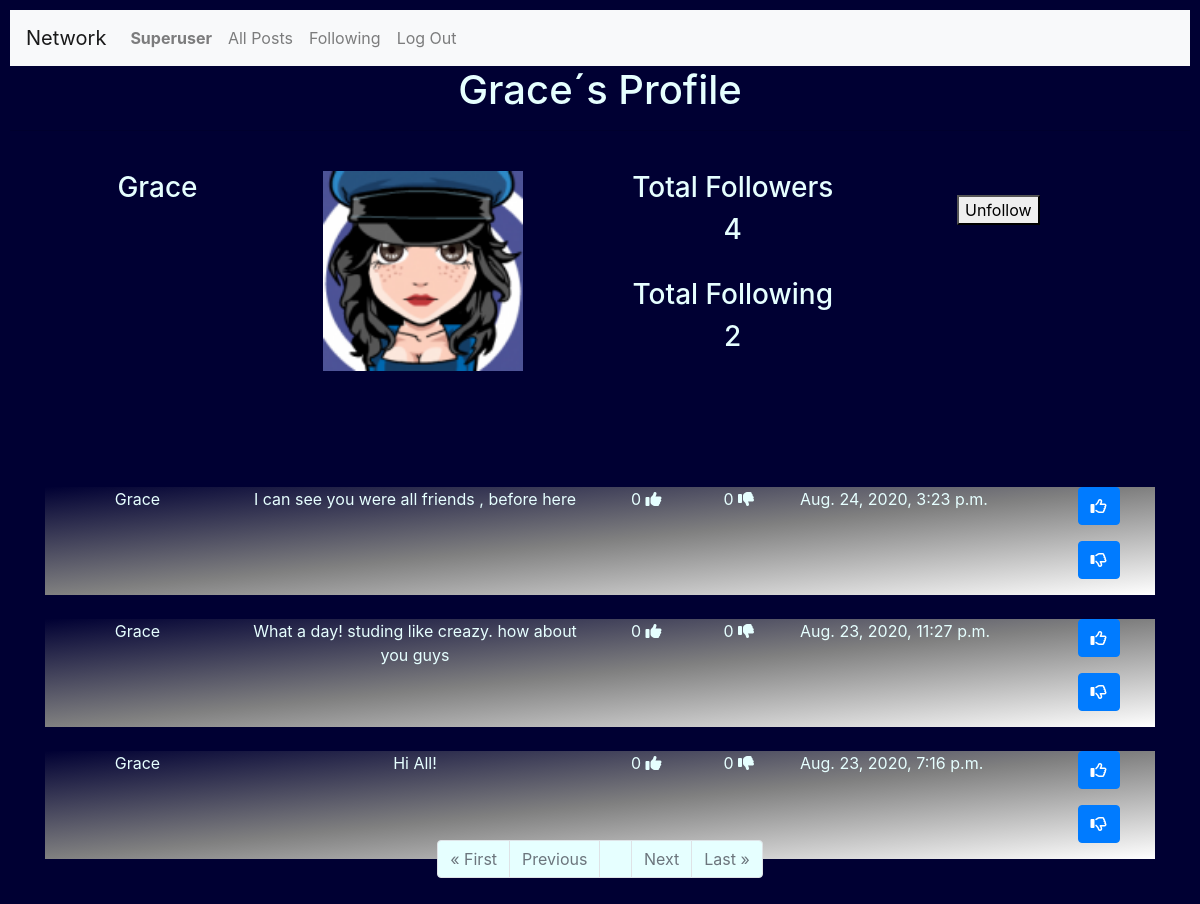
The app's page /profile/Grace (signed in), older data.
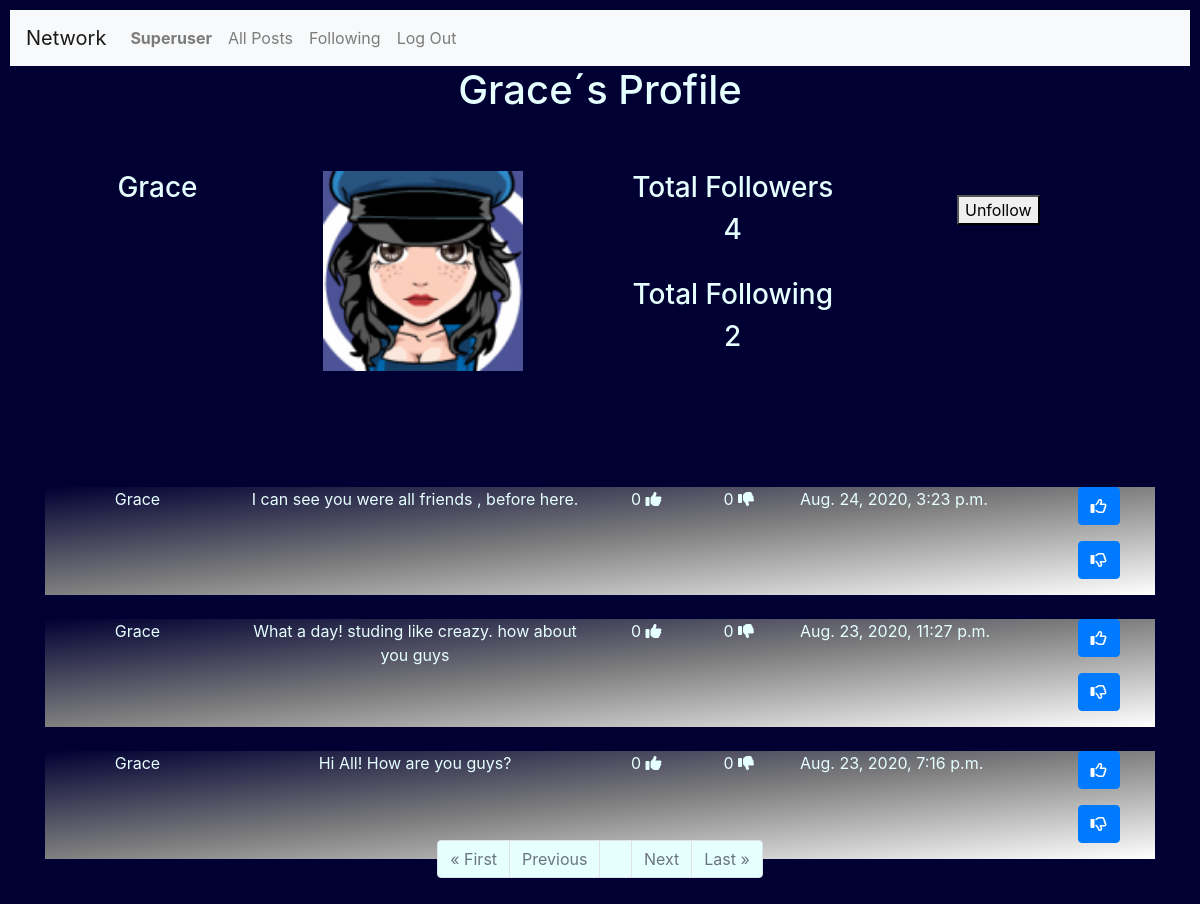
The same page, newer data.
### network/models.py (models this page shows, shortened)
class Posts(models.Model):
    User = models.ForeignKey('User', on_delete = models.CASCADE)
    Post = models.TextField(max_length=255)
    Date = models.DateTimeField(auto_now_add=True)
    Likes = models.IntegerField(blank=True, null=True)
    Unlikes = models.IntegerField(blank=True, null=True)

class User(AbstractUser):
    pass

### network/views.py (the view)
# urls.py: path("profile/<str:username>",views.profile, name="profile"),
@login_required
@csrf_exempt
def profile(request,username):
    if request.user.is_authenticated:
        profile= []
        UserPosts = []
        TFollowers = 0
        TFollowing = 0
        searchuser = username
        userid = User.objects.filter(username=searchuser).values('id')
        print("inside profile")
        for u in userid:
            User_id = int(u['id'])
        print(userid, User_id )
        profile = Profile.objects.filter(User=User_id )
        UserPosts = Posts.objects.filter(User=User_id).order_by('-Date')
        for FS in profile:
            TFollowers = FS.Follower.all().count() #total followers
            UFollowers = FS.Follower.all() #followers names
        for FG in profile:
            TFollowing = FG.Following.all().count() #total following
            UFollowing = FG.Following.all() #following names
        if request.user.id == User_id:
            ShowFollowornot = "no"
        else:
            ShowFollowornot = "yes"
        if request.user in UFollowers:
           btnfollow = "Unfollow"
        else:
            btnfollow = "Follow"
        paginator = Paginator(UserPosts, 10)
        page_number = request.GET.get('page')
        page_itens = paginator.get_page(page_number)
        context={
            "User":searchuser,
            "Profiles":profile,
            "TotalFollowers":TFollowers,
            "TotalFollowing":TFollowing,
            "ShowFollowornot" :ShowFollowornot,
            "btnfollow" : btnfollow,
            "UserFollowers":UFollowers,
            "Userfollowing":UFollowing ,
            "page_obj": page_itens,
            "UserEdit" : request.user.username,
        }
        return render(request, "network/profile.html", context)
    else:
        context={
            "Message": "Please Login or join our Network",
        }
        return render(request, "network/login.html", context)

### network/templates/network/profile.html (shortened to what the changed rows need)
{% extends "network/layout.html" %}
{% load static %}
{% block body %}
  <h1>{{ User|title }}´s Profile</h1>
<div class="container" style="border:#004d00; width:100%">
    {%for Post in page_obj %}
        <div class="container" style="position:relative; top:100px;background-image: linear-gradient(to top left, white, gray,	 #000033 );">
              <div class="row">
                  <div class="col-lg-2" style="text-align: center;">
                    <p> {{ Post.User |title }} </p>
                  </div>
                  <div class="col-lg-4" style="text-align: center;">
                        <div id="divpost-{{Post.id}}">
                            <p id={{Post.id}}> {{Post.Post}} </p>
                        </div>
                  </div>
                  <div class="col-lg-1" style="text-align: center;">
                        {% if Post.Likes == None%}
                               <p> 0 <i class="fas fa-thumbs-up"></i></p>
                        {% else %}
                               <p> {{ Post.Likes  }}  <i class="fas fa-thumbs-up"></i></p>
                        {% endif %}
                   </div>
                   <div class="col-lg-1" style="text-align: center;">
                        {% if Post.Unlikes == None%}
                              <p> 0 <i class="fas fa-thumbs-down"></i></p>
                        {% else %}
                              <p> {{ Post.Unlikes }}  <i class="fas fa-thumbs-down"></i></p>
                        {% endif %}
                   </div>
                   <div class="col-lg-3">
                             <p> {{Post.Date}} </p>
                   </div>
                   <div class="col-lg-1">
                     <p> <button class="btn btn-primary" id="likes-{{Post.id}}" onclick="likepost({{Post.id}})">
                          <i class="far fa-thumbs-up"></i>
                         </button></p>
                     <p> <button class="btn btn-primary" id="unlikes-{{Post.id}}" onclick="unlikepost({{Post.id}})">
                            <i class="far fa-thumbs-down"></i>
                         </button></p>
                   </div>
              </div>
        </div>
        <br>
    {% endfor %}
    <br>
</div>
{% endblock %}

Row changes from the older to the newer data that the page shows:
changed Posts: Post "I can see you were all friends , before here" → "I can see you were all friends , before here."
changed Posts: Post "Hi All!" → "Hi All! How are you guys?"
